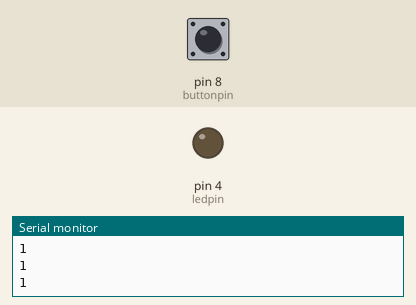
Simulated run of this sketch. Board: Arduino Uno, built with avr-gcc and run on an emulated ATmega328P. On the bench: output pins drawn as LEDs (lit = HIGH), the last lines printed to the serial monitor. The inputs (shaded band) are chosen by the test bench; at power-on: pin 8 (buttonpin) HIGH.

Above: at 1.2 s.
1.3 s: pin 8 (buttonpin) pulled LOW for 0.15 s
At 2.3 s:
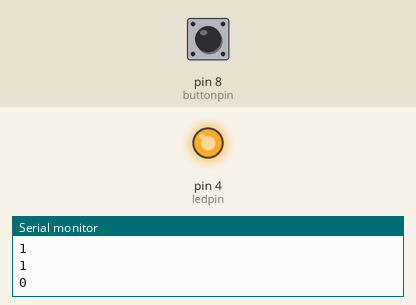
3.0 s: pin 8 (buttonpin) pulled LOW for 1 s
At 5.3 s:
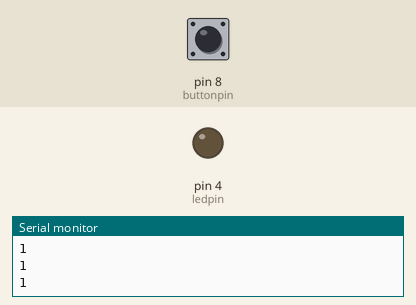
5.6 s: pin 8 (buttonpin) pulled LOW for 3.2 s
At 6.8 s:
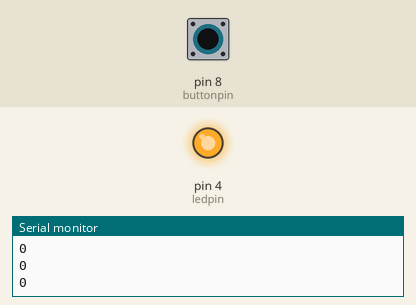
Timing chart, 0 to 8.6 s (numbered marks = the images above; inputs shaded):
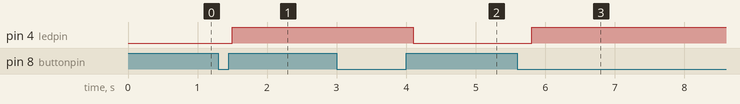

Measured:
- after the input at 1.3 s, pin 4 (ledpin): LOW → HIGH after 0.20 s
- after the input at 3.0 s, pin 4 (ledpin): HIGH → LOW after 1.1 s
- after the input at 5.6 s, pin 4 (ledpin): LOW → HIGH after 0.20 s

The sketch:

exercicio_27_tgbutton.ino
```cpp
int ledpin = 4;
int buttonpin = 8;
int buttont;
int buttonread;
int dt = 100;
void setup()
{
  Serial.begin(9600);
  pinMode(ledpin, OUTPUT);
  pinMode(buttonpin, INPUT);
}

void loop()
{
	buttonread = digitalRead(buttonpin);
  	Serial.println(buttonread);
  	delay(dt);
    if (buttonread == 0){
      buttont = 1;
      buttonread = digitalRead(buttonpin);
      delay(dt);
      while(buttont == 1){
       digitalWrite(ledpin, 1);
       buttonread = digitalRead(buttonpin);
       delay(dt);
       if (buttonread == 0 || buttont == 0){
         buttont =0;
       	}
      }
    }
     if (buttonread == 1){
       digitalWrite(ledpin, 0);
     }
}
```
